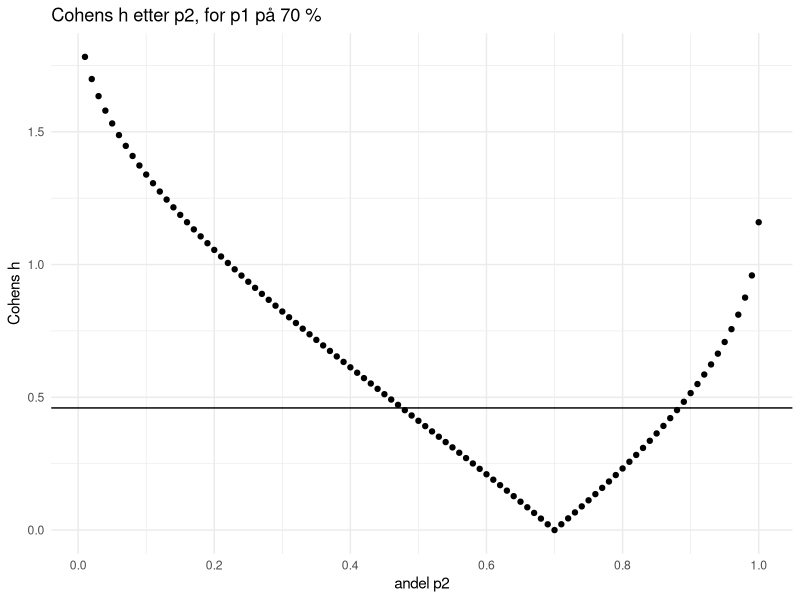

Here is the R script that generated this plot:
## ---- chunk 1
#biblioteker
library(tidyverse)
library(pwr)

#settings
set.seed(1106) #viktig å angi et seed når vi skal generere tilfeldige data
theme_set(theme_minimal())

## ---- chunk 2
df_behandling = data.frame(
  person_nr = seq(1, 40, 1),
  behandling = 1,
  utfall = rbinom(40, 1, 0.7)
)

df_kontroll = data.frame(
  person_nr = seq(41, 400, 1),
  behandling = 0,
  utfall = rbinom(360, 1, 0.7)
)

df = bind_rows(df_behandling, df_kontroll)

## ---- chunk 3
#lager en krysstabell fra dataene
krysstabell = table(df$behandling, df$utfall, dnn = c("behandling", "utfall"))

krysstabell

#z.test
#kan ikke bare bruke krysstabellen her, må hente ut verdier manuelt.
prop.test(x = c(krysstabell[2,2], krysstabell[1,2]), n = c(40, 360), alternative = "two.sided", correct = FALSE)

#kjikvadrat-test - bruker chisq.test

chisq.test(krysstabell, correct = FALSE)

## ---- chunk 4
df_behandling = data.frame(
  person_nr = seq(1, 40, 1),
  behandling = 1,
  utfall = rbinom(40, 1, 0.6)
)

df_kontroll = data.frame(
  person_nr = seq(41, 400, 1),
  behandling = 0,
  utfall = rbinom(360, 1, 0.7)
)

df = bind_rows(df_behandling, df_kontroll)

#lager en krysstabell fra dataene
krysstabell = table(df$behandling, df$utfall, dnn = c("behandling", "utfall"))

krysstabell

prop.test(x = c(krysstabell[2,2], krysstabell[1,2]), n = c(40, 360), correct = FALSE)
## ---- chunk 5
effektstr = pwr.2p2n.test(h = ES.h(p1 = 0.75, p2 = 0.70), n1 = 40, n2 = 360, sig.level = 0.05)
effektstr
## ---- chunk 6
effektstr = pwr.2p2n.test(h = NULL, n1 = 40, n2 = 360, sig.level = 0.05, power = 0.8, alternative = "two.sided")
effektstr

## ---- chunk 7
temp = data.frame(p1 = rep(0.7, 100), 
                  p2 = seq(from = 0.01, to = 1.00, by = 0.01)
                  ) %>% 
  mutate(
    h = abs(ES.h(p1, p2))
  )

ggplot(data = temp) +
  geom_point(aes(x = p2, y = h)) +
  geom_hline(aes(yintercept = 0.46)) +
  scale_x_continuous(breaks = c(seq(0, 1, 0.2))) +
  labs(y = "Cohens h", x = "andel p2", title = "Cohens h etter p2, for p1 på 70 %")
